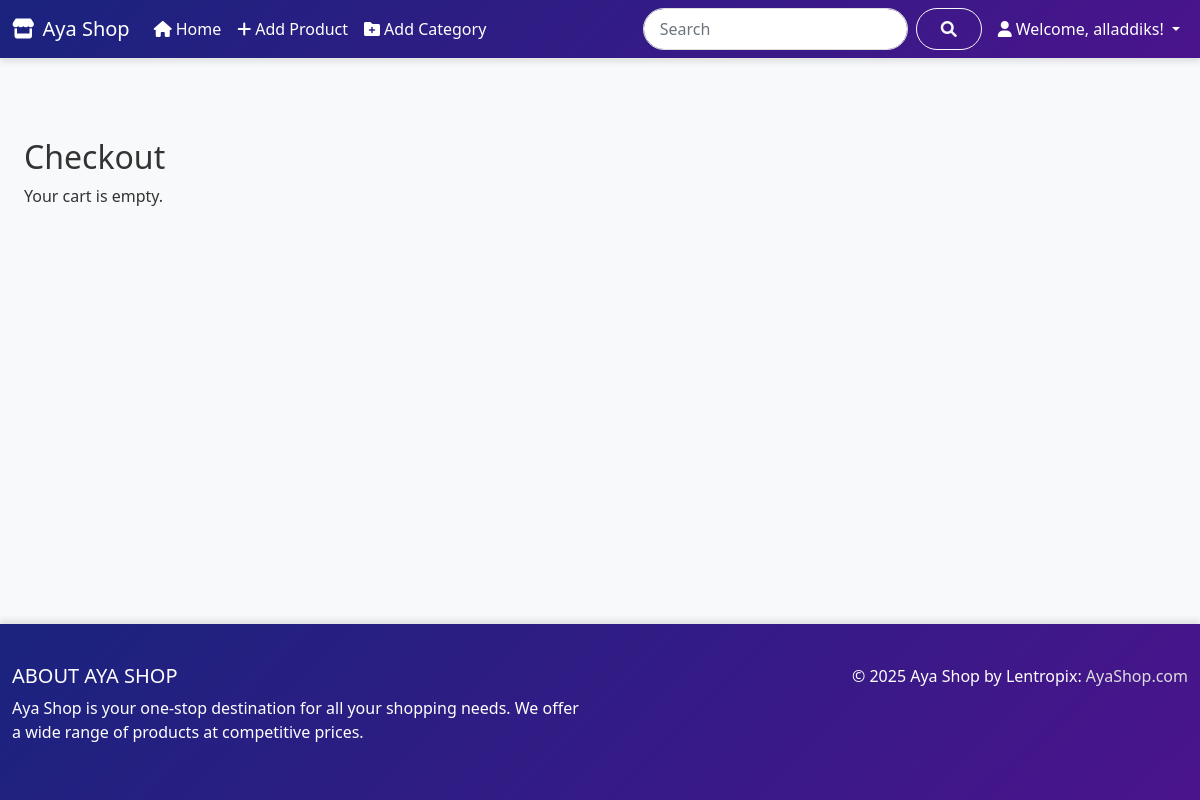
/checkout/ (signed in), run on an earlier commit of the app's database.
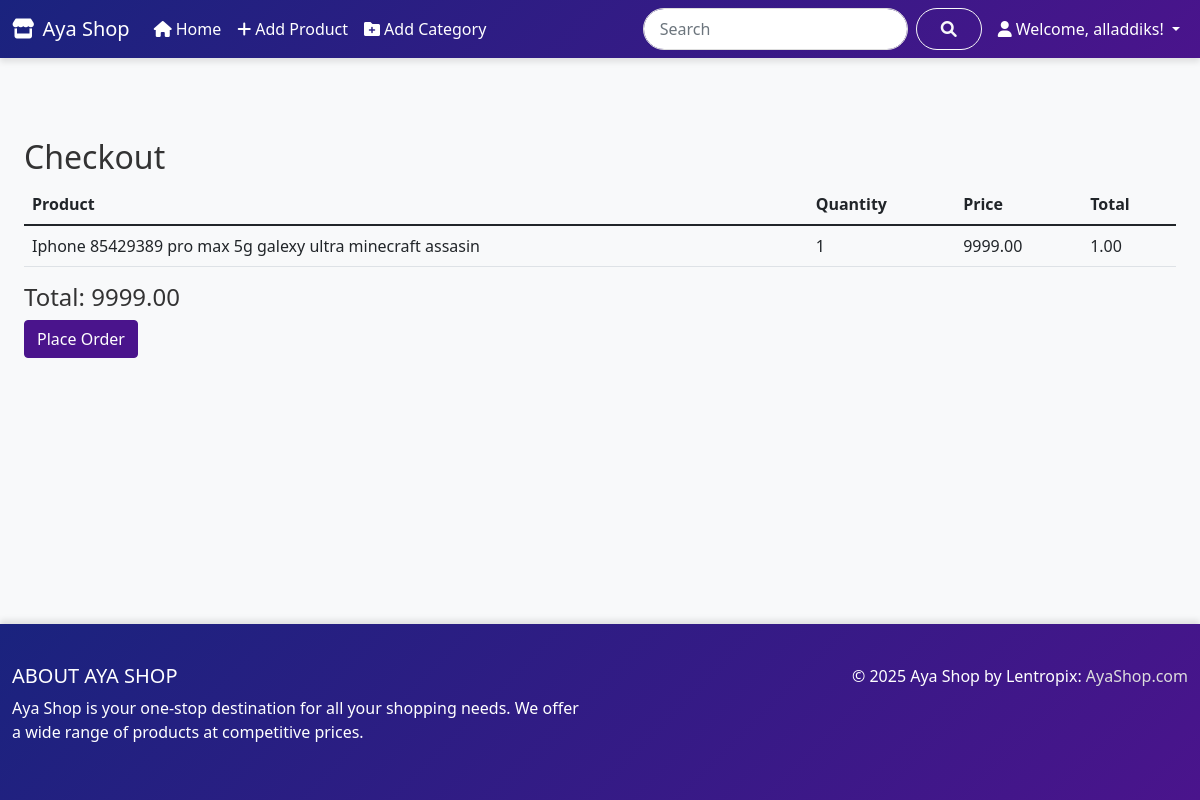
And on a later commit of the database.
### shop/models.py (models this page shows, shortened)
class CartItem(models.Model):
    cart = models.ForeignKey(Cart, related_name='items', on_delete=models.CASCADE)
    product = models.ForeignKey(Product, on_delete=models.CASCADE)
    quantity = models.PositiveIntegerField(default=1)  # Кількість товару в кошику
    def get_cost(self):
        return self.product.price * self.quantity

class Product(models.Model):
    category = models.ForeignKey(Category, related_name='products', on_delete=models.CASCADE)
    name = models.CharField(max_length=100, unique=True)
    slug = models.SlugField(max_length=100, unique=True, blank=True)
    description = models.TextField(blank=True)
    price = models.DecimalField(max_digits=10, decimal_places=2)
    available = models.BooleanField(default=True)
    created = models.DateTimeField(auto_now_add=True)
    updated = models.DateTimeField(auto_now=True)
    author = models.ForeignKey(User, on_delete=models.SET_NULL, related_name='products', null=True)
    content = models.TextField(blank=True)
    class Meta:
        ordering = ('name',)
        indexes = [
            models.Index(fields=['id', 'slug']),
        ]

### shop/views.py (the view, shortened to what this page needs)
# urls.py: path('checkout/', views.checkout, name='checkout'),
@login_required
def checkout(request):
    cart, _ = Cart.objects.get_or_create(user=request.user)
    cart_items = cart.items.all()
    total = sum(item.get_cost() for item in cart_items)  # Розраховуємо загальну вартість
    return render(request, 'checkout.html', {'cart_items': cart_items, 'total': total})

### templates/checkout.html (shortened to what this page needs)
{% extends 'base.html' %}
{% block content %}
<div class="container mt-4">
    <h2>Checkout</h2>
    {% if cart_items %}
        <table class="table">
            <thead>
                <tr>
                    <th>Product</th>
                    <th>Quantity</th>
                    <th>Price</th>
                    <th>Total</th>
                </tr>
            </thead>
            <tbody>
                {% for item in cart_items %}
                    <tr>
                        <td>{{ item.product.name }}</td>
                        <td>{{ item.quantity }}</td>
                        <td>{{ item.product.price }}</td>
                        <td>{{ item.quantity|floatformat:2 }}</td>
                    </tr>
                {% endfor %}
            </tbody>
        </table>
        <h4>Total: {{ total|floatformat:2 }}</h4>
        <form method="post">
            <button type="submit" class="btn btn-primary">Place Order</button>
        </form>
    {% else %}
        <p>Your cart is empty.</p>
    {% endif %}
</div>
{% endblock %}

What changed in the data, as far as the page shows it:
added CartItem: product.name "Iphone 85429389 pro max 5g galexy ultra minecraft assasin", quantity "1", product.price "9999.00", quantity "1.00"
Also different on the page:
{{ total|floatformat:2 }}: (not shown) → "9999.00"
text no longer shown: "Your cart is empty."
text now shown: "Product Quantity Price Total Total: Place Order"
